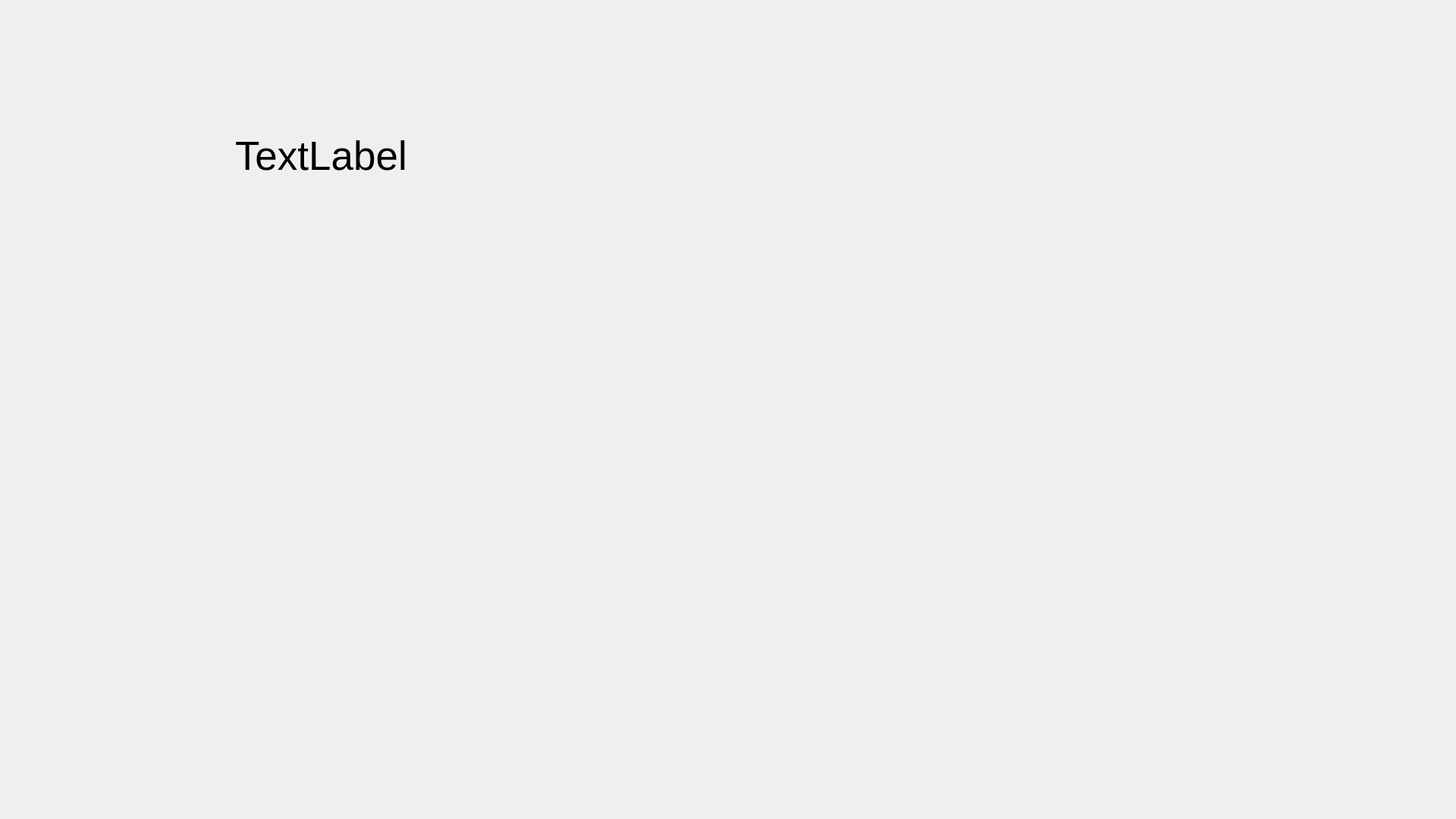
<?xml version="1.0" encoding="UTF-8"?>
<ui version="4.0">
 <class>Dialog</class>
 <widget class="QDialog" name="Dialog">
  <property name="geometry">
   <rect>
    <x>0</x>
    <y>0</y>
    <width>1920</width>
    <height>1080</height>
   </rect>
  </property>
  <property name="windowTitle">
   <string>Dialog</string>
  </property>
  <widget class="QLabel" name="label">
   <property name="geometry">
    <rect>
     <x>310</x>
     <y>60</y>
     <width>1261</width>
     <height>291</height>
    </rect>
   </property>
   <property name="font">
    <font>
     <pointsize>40</pointsize>
    </font>
   </property>
   <property name="text">
    <string>TextLabel</string>
   </property>
  </widget>
 </widget>
 <resources/>
 <connections/>
</ui>
